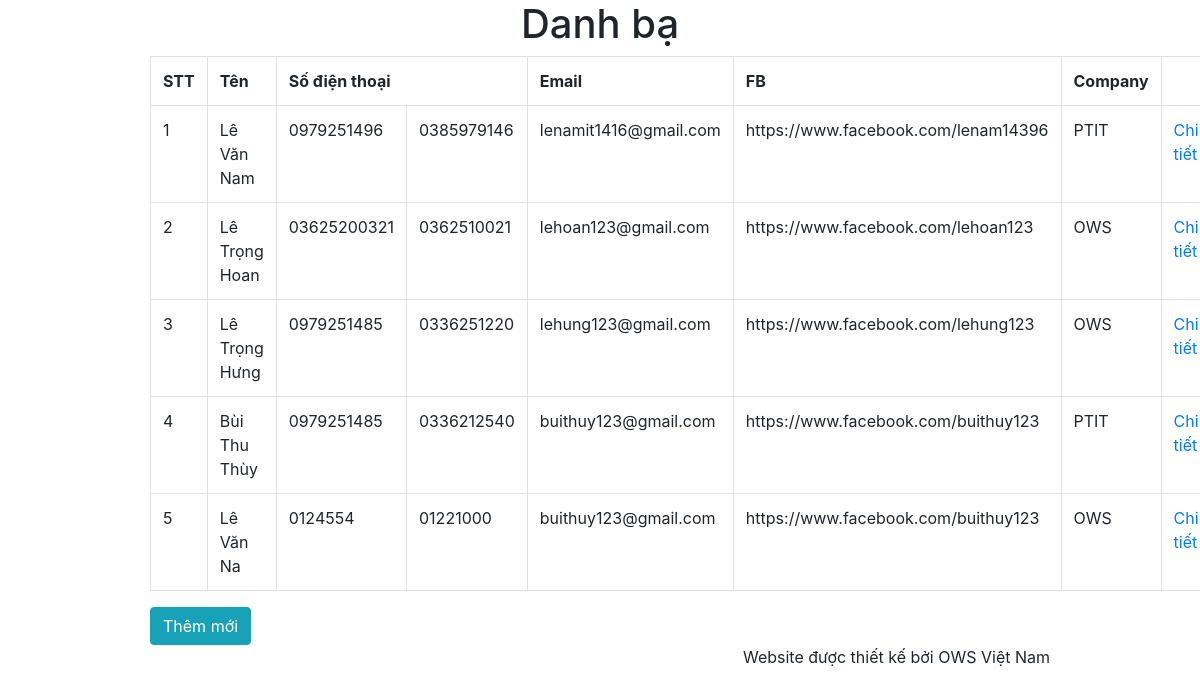
The page / on the database its author committed.
### tables this page shows
CREATE TABLE `contacts` (
  `id` int(11) NOT NULL,
  `name` varchar(100) NOT NULL,
  `phone1` varchar(20) NOT NULL,
  `phone2` varchar(20) NOT NULL,
  `email` varchar(100) NOT NULL,
  `fb` varchar(200) NOT NULL,
  `company` varchar(100) NOT NULL
);

### application/controllers/Contact.php (called while the page is built, shortened)
<?php
class Contact extends CI_Controller {
    public function __construct()
    {
        $this->load->model('contact_model');
        $this->load->helper('url');
    }
    public function index()
    {
        $data['contacts'] = $this->contact_model->getContacts();
        $this->load->view('contact_list', $data);
    }
}

### index.php (called while the page is built, shortened)
<?php
require_once BASEPATH.'core/CodeIgniter.php';

### application/models/Contact_model.php (called while the page is built, shortened)
<?php
class Contact_model extends CI_Model
{
    public function getContacts()
    {
        $query = $this->db->get('contacts', 20);
        return $query->result();
    }
}

### application/views/contact_list.php (the view, shortened to what this page needs)
<!DOCTYPE html>
<html lang="en">
<head>
    <link rel="stylesheet" href="<?php echo  base_url(); ?>public/css/bootstrap.css">
</head>
<body>
<div id="container" class="w-75 m-auto">
    <h1 class="text-center">Danh bạ</h1>
    <div id="body">
        <table class="table table-bordered">
            <tr>
                <th>STT</th>
                <th>Tên</th>
                <th colspan="2">Số điện thoại</th>
                <th>Email</th>
                <th>FB</th>
                <th>Company</th>
                <th></th>
            </tr>
            <?php foreach ($contacts as $idx => $item): ?>
            <tr class="<?= ($idx % 2) ? 'odd' : 'even' ?>" >
                <td class="center"><?= $idx+1 ?></td>
                <td><?= $item->name ?></td>
                <td><?= $item->phone1 ?></td>
                <td><?= $item->phone2 ?></td>
                <td><?= $item->email ?></td>
                <td><?= $item->fb ?></td>
                <td><?= $item->company ?></td>
                <td class="center"><a href="<?php echo  base_url(); ?>/index.php/contact/edit/<?= $item->id ?>">Chi tiết</a></td>
            </tr>
            <?php endforeach; ?>
        </table>
        <a href="<?php echo  base_url(); ?>index.php/contact/add" class="btn btn-info">Thêm mới</a>
    </div>
    <p class="footer text-right">Website được thiết kế bởi OWS Việt Nam</p>
</div>
</body>
</html>

### rows shown on the page
contacts: name "Lê Văn Nam", phone1 "0979251496", phone2 "0385979146", email "lenamit1416@gmail.com", fb "https://www.facebook.com/lenam14396", company "PTIT"
contacts: name "Lê Trọng Hoan", phone1 "03625200321", phone2 "0362510021", email "lehoan123@gmail.com", fb "https://www.facebook.com/lehoan123", company "OWS"
contacts: name "Lê Trọng Hưng", phone1 "0979251485", phone2 "0336251220", email "lehung123@gmail.com", fb "https://www.facebook.com/lehung123", company "OWS"
contacts: name "Bùi Thu Thùy", phone1 "0979251485", phone2 "0336212540", email "buithuy123@gmail.com", fb "https://www.facebook.com/buithuy123", company "PTIT"
contacts: name "Lê Văn Na", phone1 "0124554", phone2 "01221000", email "buithuy123@gmail.com", fb "https://www.facebook.com/buithuy123", company "OWS"
